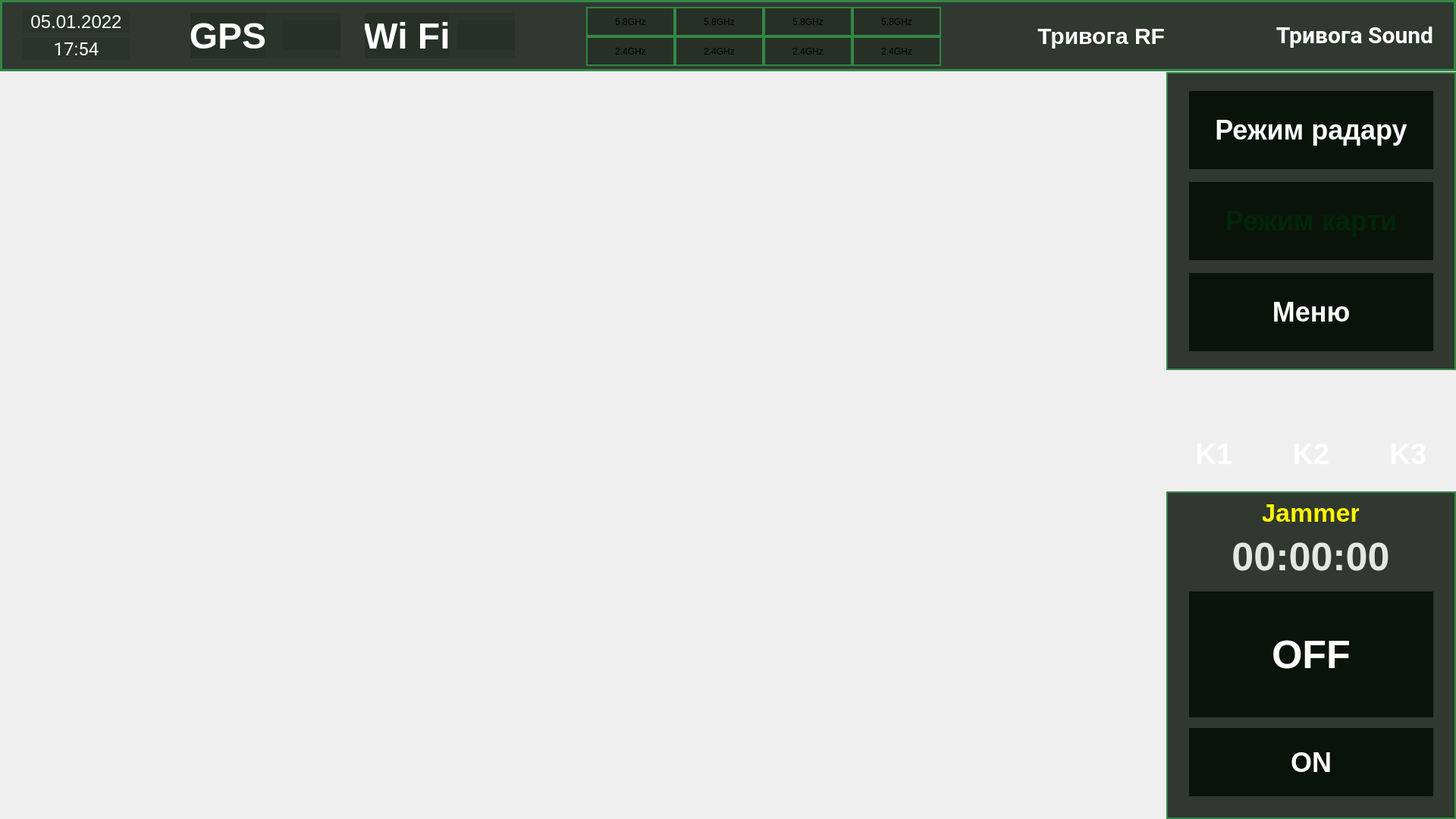
<?xml version="1.0" encoding="UTF-8"?>
<ui version="4.0">
 <class>MainWindow</class>
 <widget class="QMainWindow" name="MainWindow">
  <property name="enabled">
   <bool>true</bool>
  </property>
  <property name="geometry">
   <rect>
    <x>0</x>
    <y>0</y>
    <width>1920</width>
    <height>1080</height>
   </rect>
  </property>
  <property name="sizePolicy">
   <sizepolicy hsizetype="Fixed" vsizetype="Fixed">
    <horstretch>0</horstretch>
    <verstretch>0</verstretch>
   </sizepolicy>
  </property>
  <property name="minimumSize">
   <size>
    <width>1920</width>
    <height>1080</height>
   </size>
  </property>
  <property name="maximumSize">
   <size>
    <width>1920</width>
    <height>1080</height>
   </size>
  </property>
  <property name="windowTitle">
   <string>MainWindow</string>
  </property>
  <property name="styleSheet">
   <string notr="true">background-image: url(:/Images/images/bg.png)</string>
  </property>
  <property name="toolButtonStyle">
   <enum>Qt::ToolButtonFollowStyle</enum>
  </property>
  <property name="documentMode">
   <bool>false</bool>
  </property>
  <property name="dockNestingEnabled">
   <bool>false</bool>
  </property>
  <property name="dockOptions">
   <set>QMainWindow::AllowTabbedDocks|QMainWindow::AnimatedDocks</set>
  </property>
  <widget class="QWidget" name="centralwidget">
   <widget class="QFrame" name="Header">
    <property name="enabled">
     <bool>true</bool>
    </property>
    <property name="geometry">
     <rect>
      <x>0</x>
      <y>0</y>
      <width>1920</width>
      <height>94</height>
     </rect>
    </property>
    <property name="frameShape">
     <enum>QFrame::StyledPanel</enum>
    </property>
    <property name="frameShadow">
     <enum>QFrame::Raised</enum>
    </property>
    <widget class="QLabel" name="HeaderBack">
     <property name="geometry">
      <rect>
       <x>0</x>
       <y>0</y>
       <width>1920</width>
       <height>94</height>
      </rect>
     </property>
     <property name="styleSheet">
      <string notr="true">background: rgba(0, 10, 0, 0.8);
border: 3px solid #328844;</string>
     </property>
     <property name="text">
      <string/>
     </property>
    </widget>
    <widget class="QLabel" name="DateLabel">
     <property name="geometry">
      <rect>
       <x>30</x>
       <y>14</y>
       <width>141</width>
       <height>29</height>
      </rect>
     </property>
     <property name="styleSheet">
      <string notr="true">position: absolute;
left: 1.56%;
right: 91.09%;
top: 14.89%;
bottom: 14.89%;

font-family: 'Roboto';
font-style: normal;
font-weight: 400;
font-size: 24px;
line-height: 33px;
text-align: center;

color: #FFFFFF;
background: rgba(0, 10, 0, 0.1);</string>
     </property>
     <property name="text">
      <string>05.01.2022</string>
     </property>
     <property name="alignment">
      <set>Qt::AlignCenter</set>
     </property>
     <property name="wordWrap">
      <bool>false</bool>
     </property>
    </widget>
    <widget class="QFrame" name="BandsAvailable">
     <property name="geometry">
      <rect>
       <x>773</x>
       <y>9</y>
       <width>468</width>
       <height>78</height>
      </rect>
     </property>
     <property name="styleSheet">
      <string notr="true">border: 2px solid #328843;
background: rgba(0, 10, 0, 0.1);</string>
     </property>
     <property name="frameShape">
      <enum>QFrame::StyledPanel</enum>
     </property>
     <property name="frameShadow">
      <enum>QFrame::Raised</enum>
     </property>
     <widget class="QLabel" name="ghz58_1">
      <property name="geometry">
       <rect>
        <x>0</x>
        <y>0</y>
        <width>117</width>
        <height>39</height>
       </rect>
      </property>
      <property name="styleSheet">
       <string notr="true">*[band_active=&quot;true&quot;] { 
border: 2px solid #328843;
font-family: 'Roboto';
font-style: normal;
font-weight: 600;
font-size: 26px;
line-height: 95%;
display: flex;
align-items: center;
text-align: center;
color: #50E37F;
}

*[band_active=&quot;false&quot;] { 
border: 2px solid #328843;
background-image: url(:/Images/images/band_inactive.png);
font-family: 'Roboto';
font-style: normal;
font-weight: 600;
font-size: 26px;
line-height: 95%;
display: flex;
align-items: center;
text-align: center;
color: #FF2828;
}</string>
      </property>
      <property name="text">
       <string>5.8GHz</string>
      </property>
      <property name="alignment">
       <set>Qt::AlignCenter</set>
      </property>
      <property name="band_active" stdset="0">
       <bool>true</bool>
      </property>
     </widget>
     <widget class="QLabel" name="ghz58_2">
      <property name="geometry">
       <rect>
        <x>117</x>
        <y>0</y>
        <width>117</width>
        <height>39</height>
       </rect>
      </property>
      <property name="styleSheet">
       <string notr="true">*[band_active=&quot;true&quot;] { 
border: 2px solid #328843;
font-family: 'Roboto';
font-style: normal;
font-weight: 600;
font-size: 26px;
line-height: 95%;
display: flex;
align-items: center;
text-align: center;
color: #50E37F;
}

*[band_active=&quot;false&quot;] { 
border: 2px solid #328843;
background-image: url(:/Images/images/band_inactive.png);
font-family: 'Roboto';
font-style: normal;
font-weight: 600;
font-size: 26px;
line-height: 95%;
display: flex;
align-items: center;
text-align: center;
color: #FF2828;
}</string>
      </property>
      <property name="text">
       <string>5.8GHz</string>
      </property>
      <property name="alignment">
       <set>Qt::AlignCenter</set>
      </property>
      <property name="band_active" stdset="0">
       <bool>true</bool>
      </property>
     </widget>
     <widget class="QLabel" name="ghz58_3">
      <property name="geometry">
       <rect>
        <x>234</x>
        <y>0</y>
        <width>117</width>
        <height>39</height>
       </rect>
      </property>
      <property name="styleSheet">
       <string notr="true">*[band_active=&quot;true&quot;] { 
border: 2px solid #328843;
font-family: 'Roboto';
font-style: normal;
font-weight: 600;
font-size: 26px;
line-height: 95%;
display: flex;
align-items: center;
text-align: center;
color: #50E37F;
}

*[band_active=&quot;false&quot;] { 
border: 2px solid #328843;
background-image: url(:/Images/images/band_inactive.png);
font-family: 'Roboto';
font-style: normal;
font-weight: 600;
font-size: 26px;
line-height: 95%;
display: flex;
align-items: center;
text-align: center;
color: #FF2828;
}</string>
      </property>
      <property name="text">
       <string>5.8GHz</string>
      </property>
      <property name="alignment">
       <set>Qt::AlignCenter</set>
      </property>
      <property name="band_active" stdset="0">
       <bool>false</bool>
      </property>
     </widget>
     <widget class="QLabel" name="ghz58_4">
      <property name="geometry">
       <rect>
        <x>351</x>
        <y>0</y>
        <width>117</width>
        <height>39</height>
       </rect>
      </property>
      <property name="styleSheet">
       <string notr="true">*[band_active=&quot;true&quot;] { 
border: 2px solid #328843;
font-family: 'Roboto';
font-style: normal;
font-weight: 600;
font-size: 26px;
line-height: 95%;
display: flex;
align-items: center;
text-align: center;
color: #50E37F;
}

*[band_active=&quot;false&quot;] { 
border: 2px solid #328843;
background-image: url(:/Images/images/band_inactive.png);
font-family: 'Roboto';
font-style: normal;
font-weight: 600;
font-size: 26px;
line-height: 95%;
display: flex;
align-items: center;
text-align: center;
color: #FF2828;
}</string>
      </property>
      <property name="text">
       <string>5.8GHz</string>
      </property>
      <property name="alignment">
       <set>Qt::AlignCenter</set>
      </property>
      <property name="band_active" stdset="0">
       <bool>true</bool>
      </property>
     </widget>
     <widget class="QLabel" name="ghz24_1">
      <property name="geometry">
       <rect>
        <x>0</x>
        <y>39</y>
        <width>117</width>
        <height>39</height>
       </rect>
      </property>
      <property name="styleSheet">
       <string notr="true">*[band_active=&quot;true&quot;] { 
border: 2px solid #328843;
font-family: 'Roboto';
font-style: normal;
font-weight: 600;
font-size: 26px;
line-height: 95%;
display: flex;
align-items: center;
text-align: center;
color: #50E37F;
}

*[band_active=&quot;false&quot;] { 
border: 2px solid #328843;
background-image: url(:/Images/images/band_inactive.png);
font-family: 'Roboto';
font-style: normal;
font-weight: 600;
font-size: 26px;
line-height: 95%;
display: flex;
align-items: center;
text-align: center;
color: #FF2828;
}</string>
      </property>
      <property name="text">
       <string>2.4GHz</string>
      </property>
      <property name="alignment">
       <set>Qt::AlignCenter</set>
      </property>
      <property name="band_active" stdset="0">
       <bool>true</bool>
      </property>
     </widget>
     <widget class="QLabel" name="ghz24_2">
      <property name="geometry">
       <rect>
        <x>117</x>
        <y>39</y>
        <width>117</width>
        <height>39</height>
       </rect>
      </property>
      <property name="styleSheet">
       <string notr="true">*[band_active=&quot;true&quot;] { 
border: 2px solid #328843;
font-family: 'Roboto';
font-style: normal;
font-weight: 600;
font-size: 26px;
line-height: 95%;
display: flex;
align-items: center;
text-align: center;
color: #50E37F;
}

*[band_active=&quot;false&quot;] { 
border: 2px solid #328843;
background-image: url(:/Images/images/band_inactive.png);
font-family: 'Roboto';
font-style: normal;
font-weight: 600;
font-size: 26px;
line-height: 95%;
display: flex;
align-items: center;
text-align: center;
color: #FF2828;
}</string>
      </property>
      <property name="text">
       <string>2.4GHz</string>
      </property>
      <property name="alignment">
       <set>Qt::AlignCenter</set>
      </property>
      <property name="band_active" stdset="0">
       <bool>false</bool>
      </property>
     </widget>
     <widget class="QLabel" name="ghz24_3">
      <property name="geometry">
       <rect>
        <x>234</x>
        <y>39</y>
        <width>117</width>
        <height>39</height>
       </rect>
      </property>
      <property name="styleSheet">
       <string notr="true">*[band_active=&quot;true&quot;] { 
border: 2px solid #328843;
font-family: 'Roboto';
font-style: normal;
font-weight: 600;
font-size: 26px;
line-height: 95%;
display: flex;
align-items: center;
text-align: center;
color: #50E37F;
}

*[band_active=&quot;false&quot;] { 
border: 2px solid #328843;
background-image: url(:/Images/images/band_inactive.png);
font-family: 'Roboto';
font-style: normal;
font-weight: 600;
font-size: 26px;
line-height: 95%;
display: flex;
align-items: center;
text-align: center;
color: #FF2828;
}</string>
      </property>
      <property name="text">
       <string>2.4GHz</string>
      </property>
      <property name="alignment">
       <set>Qt::AlignCenter</set>
      </property>
      <property name="band_active" stdset="0">
       <bool>false</bool>
      </property>
     </widget>
     <widget class="QLabel" name="ghz24_4">
      <property name="geometry">
       <rect>
        <x>351</x>
        <y>39</y>
        <width>117</width>
        <height>39</height>
       </rect>
      </property>
      <property name="styleSheet">
       <string notr="true">*[band_active=&quot;true&quot;] { 
border: 2px solid #328843;
font-family: 'Roboto';
font-style: normal;
font-weight: 600;
font-size: 26px;
line-height: 95%;
display: flex;
align-items: center;
text-align: center;
color: #50E37F;
}

*[band_active=&quot;false&quot;] { 
border: 2px solid #328843;
background-image: url(:/Images/images/band_inactive.png);
font-family: 'Roboto';
font-style: normal;
font-weight: 600;
font-size: 26px;
line-height: 95%;
display: flex;
align-items: center;
text-align: center;
color: #FF2828;
}</string>
      </property>
      <property name="text">
       <string>2.4GHz</string>
      </property>
      <property name="alignment">
       <set>Qt::AlignCenter</set>
      </property>
      <property name="band_active" stdset="0">
       <bool>false</bool>
      </property>
     </widget>
    </widget>
    <widget class="QLabel" name="RF_alert">
     <property name="geometry">
      <rect>
       <x>1269</x>
       <y>9</y>
       <width>267</width>
       <height>76</height>
      </rect>
     </property>
     <property name="styleSheet">
      <string notr="true">*{font-family: 'Roboto';
font-style: normal;
font-weight: 600;
font-size: 30px;
line-height: 100%;
/* identical to box height, or 34px */

display: flex;
align-items: center;
letter-spacing: -0.01em;

color: #FFFFFF;

text-shadow: 0px 3px 4px rgba(63, 0, 0, 0.5);
}

*[alert=&quot;true&quot;]{
background-image: url(:/Images/images/rf_alert_on.png);
}

*[alert=&quot;false&quot;]{
background-image: url(:/Images/images/rf_alert_off.png);
}</string>
     </property>
     <property name="text">
      <string>Тривога RF</string>
     </property>
     <property name="alignment">
      <set>Qt::AlignRight|Qt::AlignTrailing|Qt::AlignVCenter</set>
     </property>
     <property name="margin">
      <number>5</number>
     </property>
     <property name="alert" stdset="0">
      <bool>false</bool>
     </property>
    </widget>
    <widget class="QLabel" name="Sound_alert">
     <property name="geometry">
      <rect>
       <x>1568</x>
       <y>9</y>
       <width>322</width>
       <height>76</height>
      </rect>
     </property>
     <property name="font">
      <font>
       <family>Roboto</family>
       <pointsize>-1</pointsize>
       <weight>75</weight>
       <italic>false</italic>
       <bold>true</bold>
      </font>
     </property>
     <property name="styleSheet">
      <string notr="true">*{font-family: 'Roboto';
font-style: normal;
font-weight: 600;
font-size: 30px;
line-height: 100%;
/* identical to box height, or 34px */

display: flex;
align-items: center;
letter-spacing: -0.01em;

color: #FFFFFF;

text-shadow: 0px 3px 4px rgba(63, 0, 0, 0.5);
}

*[alert=&quot;true&quot;]{
background-image: url(:/Images/images/sound_alert_on.png);
}

*[alert=&quot;false&quot;]{
background-image: url(:/Images/images/sound_alert_off.png);
}</string>
     </property>
     <property name="text">
      <string>Тривога Sound</string>
     </property>
     <property name="alignment">
      <set>Qt::AlignRight|Qt::AlignTrailing|Qt::AlignVCenter</set>
     </property>
     <property name="margin">
      <number>5</number>
     </property>
     <property name="indent">
      <number>-1</number>
     </property>
     <property name="alert" stdset="0">
      <bool>true</bool>
     </property>
    </widget>
    <widget class="QFrame" name="GPS">
     <property name="geometry">
      <rect>
       <x>251</x>
       <y>17</y>
       <width>198</width>
       <height>60</height>
      </rect>
     </property>
     <property name="styleSheet">
      <string notr="true">border: none;
background: rgba(0, 10, 0, 0.1);</string>
     </property>
     <property name="frameShape">
      <enum>QFrame::StyledPanel</enum>
     </property>
     <property name="frameShadow">
      <enum>QFrame::Raised</enum>
     </property>
     <property name="lineWidth">
      <number>1</number>
     </property>
     <widget class="QLabel" name="label">
      <property name="geometry">
       <rect>
        <x>0</x>
        <y>0</y>
        <width>99</width>
        <height>60</height>
       </rect>
      </property>
      <property name="autoFillBackground">
       <bool>false</bool>
      </property>
      <property name="styleSheet">
       <string notr="true">/* GPS */
width: 99px;
height: 60px;

font-family: 'Roboto';
font-style: normal;
font-weight: 500;
font-size: 48px;
line-height: 60px;
/* identical to box height */


color: #FFFFFF;


/* Inside auto layout */

flex: none;
order: 0;
flex-grow: 0;</string>
      </property>
      <property name="text">
       <string>GPS</string>
      </property>
      <property name="alignment">
       <set>Qt::AlignCenter</set>
      </property>
     </widget>
     <widget class="QLabel" name="GPS_level">
      <property name="geometry">
       <rect>
        <x>122</x>
        <y>10</y>
        <width>76</width>
        <height>39</height>
       </rect>
      </property>
      <property name="styleSheet">
       <string notr="true">*[level=&quot;0&quot;] { background-image: url(:/Images/images/level_0.png) }
*[level=&quot;1&quot;] { background-image: url(:/Images/images/level_1.png) }
*[level=&quot;2&quot;] { background-image: url(:/Images/images/level_2.png) }
*[level=&quot;3&quot;] { background-image: url(:/Images/images/level_3.png) }
*[level=&quot;4&quot;] { background-image: url(:/Images/images/level_4.png) }</string>
      </property>
      <property name="text">
       <string/>
      </property>
      <property name="level" stdset="0">
       <number>4</number>
      </property>
     </widget>
    </widget>
    <widget class="QFrame" name="WiFi">
     <property name="geometry">
      <rect>
       <x>481</x>
       <y>17</y>
       <width>198</width>
       <height>60</height>
      </rect>
     </property>
     <property name="styleSheet">
      <string notr="true">border: none;
background: rgba(0, 10, 0, 0.1);</string>
     </property>
     <property name="frameShape">
      <enum>QFrame::StyledPanel</enum>
     </property>
     <property name="frameShadow">
      <enum>QFrame::Raised</enum>
     </property>
     <property name="lineWidth">
      <number>1</number>
     </property>
     <widget class="QLabel" name="label_2">
      <property name="geometry">
       <rect>
        <x>0</x>
        <y>0</y>
        <width>111</width>
        <height>60</height>
       </rect>
      </property>
      <property name="styleSheet">
       <string notr="true">/* GPS */
width: 99px;
height: 60px;

font-family: 'Roboto';
font-style: normal;
font-weight: 500;
font-size: 48px;
line-height: 60px;
/* identical to box height */


color: #FFFFFF;


/* Inside auto layout */

flex: none;
order: 0;
flex-grow: 0;</string>
      </property>
      <property name="text">
       <string>Wi Fi</string>
      </property>
      <property name="alignment">
       <set>Qt::AlignCenter</set>
      </property>
     </widget>
     <widget class="QLabel" name="WiFi_level">
      <property name="geometry">
       <rect>
        <x>122</x>
        <y>10</y>
        <width>76</width>
        <height>39</height>
       </rect>
      </property>
      <property name="styleSheet">
       <string notr="true">*[level=&quot;0&quot;] { background-image: url(:/Images/images/level_0.png) }*[level=&quot;1&quot;] { background-image: url(:/Images/images/level_1.png) }*[level=&quot;2&quot;] { background-image: url(:/Images/images/level_2.png) }*[level=&quot;3&quot;] { background-image: url(:/Images/images/level_3.png) }*[level=&quot;4&quot;] { background-image: url(:/Images/images/level_4.png) }</string>
      </property>
      <property name="text">
       <string/>
      </property>
      <property name="level" stdset="0">
       <number>2</number>
      </property>
     </widget>
    </widget>
    <widget class="QLabel" name="TimeLabel">
     <property name="geometry">
      <rect>
       <x>30</x>
       <y>50</y>
       <width>141</width>
       <height>29</height>
      </rect>
     </property>
     <property name="font">
      <font>
       <family>Roboto</family>
       <pointsize>-1</pointsize>
       <weight>50</weight>
       <italic>false</italic>
       <bold>false</bold>
      </font>
     </property>
     <property name="styleSheet">
      <string notr="true">position: absolute;
left: 1.56%;
right: 91.09%;
top: 14.89%;
bottom: 14.89%;

font-family: 'Roboto';
font-style: normal;
font-weight: 400;
font-size: 24px;
line-height: 33px;
text-align: center;

color: #FFFFFF;
background: rgba(0, 10, 0, 0.1);</string>
     </property>
     <property name="text">
      <string>17:54</string>
     </property>
     <property name="textFormat">
      <enum>Qt::AutoText</enum>
     </property>
     <property name="alignment">
      <set>Qt::AlignCenter</set>
     </property>
     <property name="wordWrap">
      <bool>false</bool>
     </property>
    </widget>
   </widget>
   <widget class="QFrame" name="Body">
    <property name="enabled">
     <bool>true</bool>
    </property>
    <property name="geometry">
     <rect>
      <x>0</x>
      <y>95</y>
      <width>1920</width>
      <height>985</height>
     </rect>
    </property>
    <property name="styleSheet">
     <string notr="true">border: none;
background: none;</string>
    </property>
    <property name="frameShape">
     <enum>QFrame::StyledPanel</enum>
    </property>
    <property name="frameShadow">
     <enum>QFrame::Raised</enum>
    </property>
    <widget class="QPushButton" name="homeButton">
     <property name="enabled">
      <bool>true</bool>
     </property>
     <property name="geometry">
      <rect>
       <x>30</x>
       <y>573</y>
       <width>110</width>
       <height>110</height>
      </rect>
     </property>
     <property name="styleSheet">
      <string notr="true">QPushButton#homeButton{
	background-image: url(:/Images/images/homeBtn_off.png);
}

QPushButton#homeButton:pressed{
	background-image: url(:/Images/images/homeBtn_on.png);
}

QPushButton#homeButton[enabled=&quot;false&quot;]{
	background-image: url(:/Images/images/homeBtn_disabled.png);
}</string>
     </property>
     <property name="text">
      <string/>
     </property>
     <property name="autoDefault">
      <bool>false</bool>
     </property>
     <property name="flat">
      <bool>false</bool>
     </property>
    </widget>
    <widget class="QPushButton" name="mapLayoutButton">
     <property name="enabled">
      <bool>true</bool>
     </property>
     <property name="geometry">
      <rect>
       <x>30</x>
       <y>709</y>
       <width>110</width>
       <height>110</height>
      </rect>
     </property>
     <property name="styleSheet">
      <string notr="true">QPushButton#mapLayoutButton{
	background-image: url(:/Images/images/map_layout_off.png);
}

QPushButton#mapLayoutButton:pressed{
	background-image: url(:/Images/images/map_layout_on.png);
}

QPushButton#mapLayoutButton[enabled=&quot;false&quot;]{
	background-image: url(:/Images/images/map_layout_disabled.png);
}</string>
     </property>
     <property name="text">
      <string/>
     </property>
     <property name="autoDefault">
      <bool>false</bool>
     </property>
     <property name="flat">
      <bool>false</bool>
     </property>
    </widget>
    <widget class="QPushButton" name="screenSaveButton">
     <property name="enabled">
      <bool>true</bool>
     </property>
     <property name="geometry">
      <rect>
       <x>30</x>
       <y>845</y>
       <width>110</width>
       <height>110</height>
      </rect>
     </property>
     <property name="styleSheet">
      <string notr="true">QPushButton#screenSaveButton{
	background-image: url(:/Images/images/screen_save_off.png);
}

QPushButton#screenSaveButton:pressed{
	background-image: url(:/Images/images/screen_save_on.png);
}

QPushButton#screenSaveButton[enabled=&quot;false&quot;]{
	background-image: url(:/Images/images/screen_save_disabled.png);
}</string>
     </property>
     <property name="text">
      <string/>
     </property>
     <property name="autoDefault">
      <bool>false</bool>
     </property>
     <property name="flat">
      <bool>false</bool>
     </property>
    </widget>
    <widget class="QFrame" name="MainButtons">
     <property name="geometry">
      <rect>
       <x>1538</x>
       <y>0</y>
       <width>382</width>
       <height>393</height>
      </rect>
     </property>
     <property name="styleSheet">
      <string notr="true">background: rgba(0, 10, 0, 0.8);
border: 2px solid #328844;</string>
     </property>
     <property name="frameShape">
      <enum>QFrame::StyledPanel</enum>
     </property>
     <property name="frameShadow">
      <enum>QFrame::Raised</enum>
     </property>
     <widget class="QPushButton" name="radarButton">
      <property name="enabled">
       <bool>true</bool>
      </property>
      <property name="geometry">
       <rect>
        <x>30</x>
        <y>25</y>
        <width>322</width>
        <height>103</height>
       </rect>
      </property>
      <property name="styleSheet">
       <string notr="true">QPushButton{
	border: none;
	background-image: url(:/Images/images/Btn_MainMenu_off.png);
	font-family: 'Roboto';
	font-style: normal;
	font-weight: 500;
	font-size: 36px;
	line-height: 100%;
	display: flex;
	align-items: center;
	text-align: center;
	letter-spacing: -0.01em;
	color: #FFFFFF;
}

QPushButton:pressed, QPushButton:checked{
	border: none;
	background-image: url(:/Images/images/Btn_MainMenu_on.png);
	font-family: 'Roboto';
	font-style: normal;
	font-weight: 500;
	font-size: 36px;
	line-height: 100%;
	display: flex;
	align-items: center;
	text-align: center;
	letter-spacing: -0.01em;
	color: #002509;
}

QPushButton[enabled=&quot;false&quot;]{
	border: none;
	background-image: url(:/Images/images/Btn_MainMenu_disabled.png);
	font-family: 'Roboto';
	font-style: normal;
	font-weight: 500;
	font-size: 36px;
	line-height: 100%;
	display: flex;
	align-items: center;
	text-align: center;
	letter-spacing: -0.01em;
	color: #FFFFFF;
}</string>
      </property>
      <property name="text">
       <string>Режим радару</string>
      </property>
      <property name="checkable">
       <bool>true</bool>
      </property>
      <property name="checked">
       <bool>false</bool>
      </property>
      <property name="autoExclusive">
       <bool>true</bool>
      </property>
     </widget>
     <widget class="QPushButton" name="mapButton">
      <property name="enabled">
       <bool>true</bool>
      </property>
      <property name="geometry">
       <rect>
        <x>30</x>
        <y>145</y>
        <width>322</width>
        <height>103</height>
       </rect>
      </property>
      <property name="styleSheet">
       <string notr="true">QPushButton{
	border: none;
	background-image: url(:/Images/images/Btn_MainMenu_off.png);
	font-family: 'Roboto';
	font-style: normal;
	font-weight: 500;
	font-size: 36px;
	line-height: 100%;
	display: flex;
	align-items: center;
	text-align: center;
	letter-spacing: -0.01em;
	color: #FFFFFF;
}

QPushButton:pressed, QPushButton:checked{
	border: none;
	background-image: url(:/Images/images/Btn_MainMenu_on.png);
	font-family: 'Roboto';
	font-style: normal;
	font-weight: 500;
	font-size: 36px;
	line-height: 100%;
	display: flex;
	align-items: center;
	text-align: center;
	letter-spacing: -0.01em;
	color: #002509;
}

QPushButton[enabled=&quot;false&quot;]{
	border: none;
	background-image: url(:/Images/images/Btn_MainMenu_disabled.png);
	font-family: 'Roboto';
	font-style: normal;
	font-weight: 500;
	font-size: 36px;
	line-height: 100%;
	display: flex;
	align-items: center;
	text-align: center;
	letter-spacing: -0.01em;
	color: #FFFFFF;
}</string>
      </property>
      <property name="text">
       <string>Режим карти</string>
      </property>
      <property name="checkable">
       <bool>true</bool>
      </property>
      <property name="checked">
       <bool>true</bool>
      </property>
      <property name="autoExclusive">
       <bool>true</bool>
      </property>
     </widget>
     <widget class="QPushButton" name="menuButton">
      <property name="enabled">
       <bool>true</bool>
      </property>
      <property name="geometry">
       <rect>
        <x>30</x>
        <y>265</y>
        <width>322</width>
        <height>103</height>
       </rect>
      </property>
      <property name="layoutDirection">
       <enum>Qt::LeftToRight</enum>
      </property>
      <property name="styleSheet">
       <string notr="true">QPushButton{
	border: none;
	background-image: url(:/Images/images/Btn_MainMenu_off.png);
	font-family: 'Roboto';
	font-style: normal;
	font-weight: 500;
	font-size: 36px;
	line-height: 100%;
	display: flex;
	align-items: center;
	text-align: center;
	letter-spacing: -0.01em;
	color: #FFFFFF;
}

QPushButton:pressed{
	border: none;
	background-image: url(:/Images/images/Btn_MainMenu_on.png);
	font-family: 'Roboto';
	font-style: normal;
	font-weight: 500;
	font-size: 36px;
	line-height: 100%;
	display: flex;
	align-items: center;
	text-align: center;
	letter-spacing: -0.01em;
	color: #002509;
}

QPushButton[enabled=&quot;false&quot;]{
	border: none;
	background-image: url(:/Images/images/Btn_MainMenu_disabled.png);
	font-family: 'Roboto';
	font-style: normal;
	font-weight: 500;
	font-size: 36px;
	line-height: 100%;
	display: flex;
	align-items: center;
	text-align: center;
	letter-spacing: -0.01em;
	color: #FFFFFF;
}</string>
      </property>
      <property name="text">
       <string>Меню</string>
      </property>
      <property name="checkable">
       <bool>false</bool>
      </property>
      <property name="checked">
       <bool>false</bool>
      </property>
      <property name="autoExclusive">
       <bool>false</bool>
      </property>
     </widget>
    </widget>
    <widget class="QFrame" name="TimerFrame">
     <property name="geometry">
      <rect>
       <x>1538</x>
       <y>553</y>
       <width>382</width>
       <height>432</height>
      </rect>
     </property>
     <property name="styleSheet">
      <string notr="true">background: rgba(0, 10, 0, 0.8);
border: 2px solid #328844;</string>
     </property>
     <property name="frameShape">
      <enum>QFrame::StyledPanel</enum>
     </property>
     <property name="frameShadow">
      <enum>QFrame::Raised</enum>
     </property>
     <widget class="QLabel" name="label_3">
      <property name="geometry">
       <rect>
        <x>127</x>
        <y>8</y>
        <width>127</width>
        <height>40</height>
       </rect>
      </property>
      <property name="styleSheet">
       <string notr="true">background: none;
border: none;

font-family: 'Roboto';
font-style: normal;
font-weight: 500;
font-size: 34px;
line-height: 40px;
text-align: center;

color: #FFF500;</string>
      </property>
      <property name="text">
       <string>Jammer</string>
      </property>
      <property name="alignment">
       <set>Qt::AlignCenter</set>
      </property>
     </widget>
     <widget class="QLabel" name="TimerTime">
      <property name="geometry">
       <rect>
        <x>76</x>
        <y>52</y>
        <width>229</width>
        <height>68</height>
       </rect>
      </property>
      <property name="styleSheet">
       <string notr="true">background: none;
border: none;

font-family: 'Roboto';
font-style: normal;
font-weight: 500;
font-size: 52px;
line-height: 68px;

display: flex;
align-items: center;
text-align: center;

color: #E4E7E4;
</string>
      </property>
      <property name="text">
       <string>00:00:00</string>
      </property>
      <property name="alignment">
       <set>Qt::AlignCenter</set>
      </property>
     </widget>
     <widget class="QPushButton" name="onTimerButton">
      <property name="geometry">
       <rect>
        <x>30</x>
        <y>312</y>
        <width>322</width>
        <height>90</height>
       </rect>
      </property>
      <property name="styleSheet">
       <string notr="true">QPushButton{
	border: none;
	border-image: url(:/Images/images/Btn_MainMenu_off.png);
	font-family: 'Roboto';
	font-style: normal;
	font-weight: 500;
	font-size: 36px;
	line-height: 100%;
	display: flex;
	align-items: center;
	text-align: center;
	letter-spacing: -0.01em;
	color: #FFFFFF;
}

QPushButton:pressed{
	border: none;
	border-image: url(:/Images/images/Btn_MainMenu_on.png);
	font-family: 'Roboto';
	font-style: normal;
	font-weight: 500;
	font-size: 36px;
	line-height: 100%;
	display: flex;
	align-items: center;
	text-align: center;
	letter-spacing: -0.01em;
	color: #002509;
}

QPushButton[enabled=&quot;false&quot;]{
	border: none;
	border-image: url(:/Images/images/Btn_MainMenu_disabled.png);
	font-family: 'Roboto';
	font-style: normal;
	font-weight: 500;
	font-size: 36px;
	line-height: 100%;
	display: flex;
	align-items: center;
	text-align: center;
	letter-spacing: -0.01em;
	color: #FFFFFF;
}</string>
      </property>
      <property name="text">
       <string>ON</string>
      </property>
     </widget>
     <widget class="QPushButton" name="offTimerButton">
      <property name="geometry">
       <rect>
        <x>30</x>
        <y>132</y>
        <width>322</width>
        <height>166</height>
       </rect>
      </property>
      <property name="styleSheet">
       <string notr="true">QPushButton{
	border: none;
	border-image: url(:/Images/images/Btn_MainMenu_red.png);
	font-family: 'Roboto';
	font-style: normal;
	font-weight: 500;
	font-size: 52px;
	line-height: 100%;
	display: flex;
	align-items: center;
	text-align: center;
	letter-spacing: -0.01em;
	color: #FFFFFF;
}

QPushButton:pressed{
	border: none;
	border-image: url(:/Images/images/Btn_MainMenu_on.png);
	font-family: 'Roboto';
	font-style: normal;
	font-weight: 500;
	font-size: 52px;
	line-height: 100%;
	display: flex;
	align-items: center;
	text-align: center;
	letter-spacing: -0.01em;
	color: #002509;
}

QPushButton[enabled=&quot;false&quot;]{
	border: none;
	border-image: url(:/Images/images/Btn_MainMenu_disabled.png);
	font-family: 'Roboto';
	font-style: normal;
	font-weight: 500;
	font-size: 52px;
	line-height: 100%;
	display: flex;
	align-items: center;
	text-align: center;
	letter-spacing: -0.01em;
	color: #FFFFFF;
}</string>
      </property>
      <property name="text">
       <string>OFF</string>
      </property>
     </widget>
    </widget>
    <widget class="QLabel" name="k_label_1">
     <property name="enabled">
      <bool>false</bool>
     </property>
     <property name="geometry">
      <rect>
       <x>1550</x>
       <y>453</y>
       <width>102</width>
       <height>101</height>
      </rect>
     </property>
     <property name="styleSheet">
      <string notr="true">*{
	font-family: 'Roboto';
	font-style: normal;
	font-weight: 500;
	font-size: 38px;
	line-height: 45px;
	text-align: center;

	color: #FFFFFF;

	text-border: 1px solid #0B5A1A;
	text-shadow: 0px 1px 0px #025613;
}

*[enabled=&quot;true&quot;]
{
	background-image: url(:/Images/images/k_relay_on.png);
}

*[enabled=&quot;false&quot;]
{
	background-image: url(:/Images/images/k_relay_off.png);
}</string>
     </property>
     <property name="text">
      <string>K1</string>
     </property>
     <property name="scaledContents">
      <bool>false</bool>
     </property>
     <property name="alignment">
      <set>Qt::AlignCenter</set>
     </property>
    </widget>
    <widget class="QLabel" name="k_label_2">
     <property name="enabled">
      <bool>false</bool>
     </property>
     <property name="geometry">
      <rect>
       <x>1678</x>
       <y>453</y>
       <width>102</width>
       <height>101</height>
      </rect>
     </property>
     <property name="styleSheet">
      <string notr="true">*{
	font-family: 'Roboto';
	font-style: normal;
	font-weight: 500;
	font-size: 38px;
	line-height: 45px;
	text-align: center;

	color: #FFFFFF;

	text-border: 1px solid #0B5A1A;
	text-shadow: 0px 1px 0px #025613;
}

*[enabled=&quot;true&quot;]
{
	background-image: url(:/Images/images/k_relay_on.png);
}

*[enabled=&quot;false&quot;]
{
	background-image: url(:/Images/images/k_relay_off.png);
}</string>
     </property>
     <property name="text">
      <string>K2</string>
     </property>
     <property name="scaledContents">
      <bool>false</bool>
     </property>
     <property name="alignment">
      <set>Qt::AlignCenter</set>
     </property>
    </widget>
    <widget class="QLabel" name="k_label_3">
     <property name="enabled">
      <bool>false</bool>
     </property>
     <property name="geometry">
      <rect>
       <x>1806</x>
       <y>453</y>
       <width>102</width>
       <height>101</height>
      </rect>
     </property>
     <property name="styleSheet">
      <string notr="true">*{
	font-family: 'Roboto';
	font-style: normal;
	font-weight: 500;
	font-size: 38px;
	line-height: 45px;
	text-align: center;

	color: #FFFFFF;

	text-border: 1px solid #0B5A1A;
	text-shadow: 0px 1px 0px #025613;
}

*[enabled=&quot;true&quot;]
{
	background-image: url(:/Images/images/k_relay_on.png);
}

*[enabled=&quot;false&quot;]
{
	background-image: url(:/Images/images/k_relay_off.png);
}</string>
     </property>
     <property name="text">
      <string>K3</string>
     </property>
     <property name="scaledContents">
      <bool>false</bool>
     </property>
     <property name="alignment">
      <set>Qt::AlignCenter</set>
     </property>
    </widget>
    <widget class="QFrame" name="RadarFrame">
     <property name="geometry">
      <rect>
       <x>509</x>
       <y>25</y>
       <width>901</width>
       <height>901</height>
      </rect>
     </property>
     <property name="frameShape">
      <enum>QFrame::StyledPanel</enum>
     </property>
     <property name="frameShadow">
      <enum>QFrame::Raised</enum>
     </property>
     <widget class="QLabel" name="Radar">
      <property name="geometry">
       <rect>
        <x>0</x>
        <y>0</y>
        <width>901</width>
        <height>901</height>
       </rect>
      </property>
      <property name="text">
       <string/>
      </property>
      <property name="pixmap">
       <pixmap resource="../source.qrc">:/Images/images/radar.png</pixmap>
      </property>
     </widget>
     <widget class="QLabel" name="Radar_Green">
      <property name="geometry">
       <rect>
        <x>0</x>
        <y>0</y>
        <width>901</width>
        <height>901</height>
       </rect>
      </property>
      <property name="text">
       <string/>
      </property>
      <property name="pixmap">
       <pixmap resource="../source.qrc">:/Images/images/radar_green.png</pixmap>
      </property>
      <property name="alignment">
       <set>Qt::AlignCenter</set>
      </property>
     </widget>
     <widget class="QLabel" name="Radar_Red">
      <property name="geometry">
       <rect>
        <x>0</x>
        <y>0</y>
        <width>901</width>
        <height>901</height>
       </rect>
      </property>
      <property name="text">
       <string/>
      </property>
      <property name="pixmap">
       <pixmap resource="../source.qrc">:/Images/images/radar_red.png</pixmap>
      </property>
      <property name="alignment">
       <set>Qt::AlignCenter</set>
      </property>
     </widget>
    </widget>
   </widget>
  </widget>
 </widget>
 <resources>
  <include location="../source.qrc"/>
 </resources>
 <connections/>
</ui>
